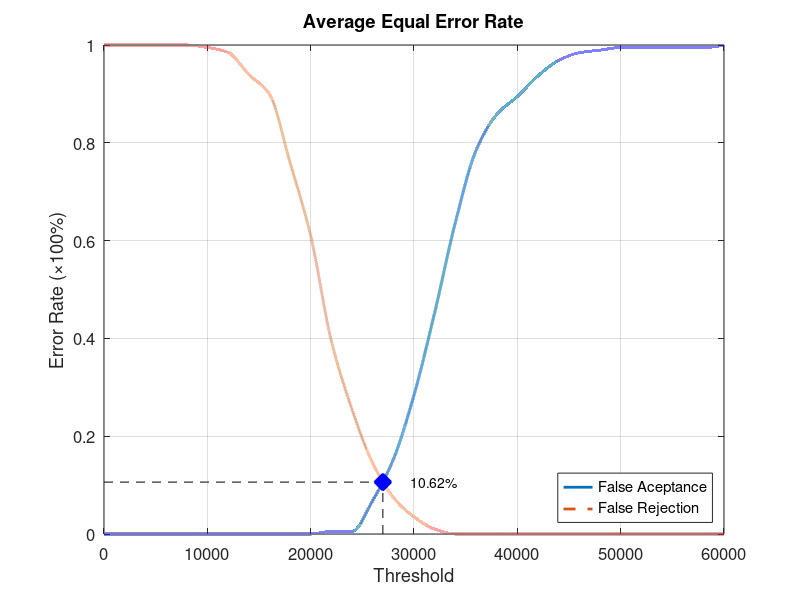
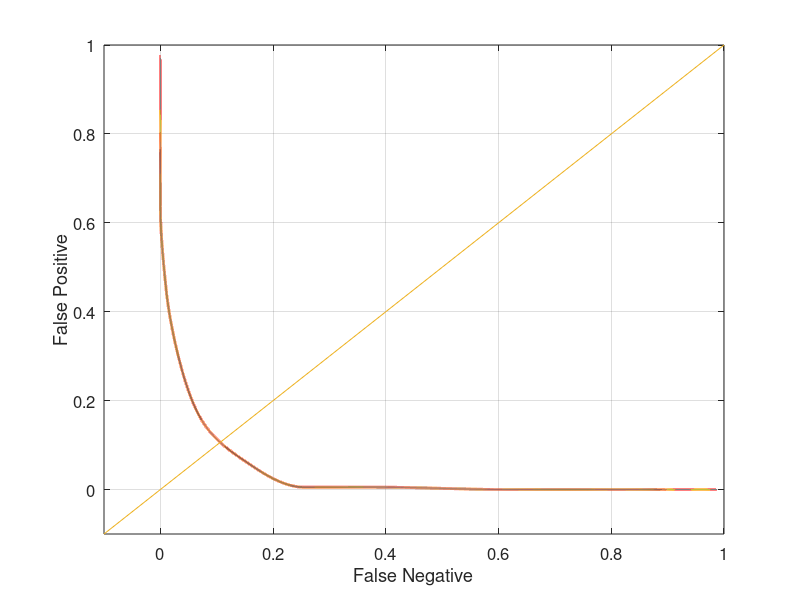

These charts were generated, in order, by the following MATLAB code:
function yEER = Database4_2
close all;
clear;
clc;
x = 0:2000:60000;
xq = 0:0.5:60000;

y0 = [0 0 0 0 0 0 0 0 0 0 0 0.00526316 0.00526316 0.0684211 0.152632 0.284211 0.452632 0.636842 0.784211 0.857895 0.894737 0.936842 0.968421 0.984211 0.989474 0.994737 0.994737 0.994737 0.994737 0.994737 1];
yy0 = interp1(x, y0, xq, 'pchip');
y1 = [1 1 1 1 1 0.995 0.985 0.94 0.9 0.76 0.61 0.395 0.255 0.145 0.075 0.035 0.01 0 0 0 0 0 0 0 0 0 0 0 0 0 0];
yy1 = interp1(x, y1, xq, 'pchip');

% Calculating EER: 
y2 = abs(y0 - y1);
find(y2 == min(y2))
yy2 = abs(yy0 - yy1);
xEER = find(yy2 == min(yy2));
xEERIndex = xq(xEER) % X-axis EER
yEER = yy0(xEER) % Y-axis EER

main = figure
plot(xq, yy0,'-','LineWidth', 2);	hold on
plot(xq, yy1,'--','LineWidth', 2);	hold on
plot([xEERIndex xEERIndex], [0 yEER], 'k--');	hold on
plot([0 xEERIndex], [yEER yEER], 'k--');	hold on
plot(xEERIndex, yEER, 'bx', 'LineWidth', 10);	hold on
text(xEERIndex + 10 * xEERIndex / 100, yEER, [num2str(round((10000 * yEER)) / 100) '%'])
legend('False Aceptance', 'False Rejection', 'Location', 'SouthEast')
xlabel('Threshold')
ylabel('Error Rate (\times100%)')
title('Average Equal Error Rate')
set(gca, 'FontSize', 12)
axis([0 60000 0 1])
grid on

print(main, 'Database4_2Main', '-dpng');
FNRxFPR = figure('Color', [1 1 1]);
plot(yy1, yy0, '-', yy1, yy0, 'LineWidth', 2);
hold on
y = -0.1:0.1:1
plot(y, y); 
set(gca, 'FontSize', 12)
xlabel('False Negative')
ylabel('False Positive')
axis([-0.1 1 -0.1 1])
set(gca, 'FontSize', 12)
grid on

print(FNRxFPR, 'Database4_2FNRxFPR','-dpng');
end
